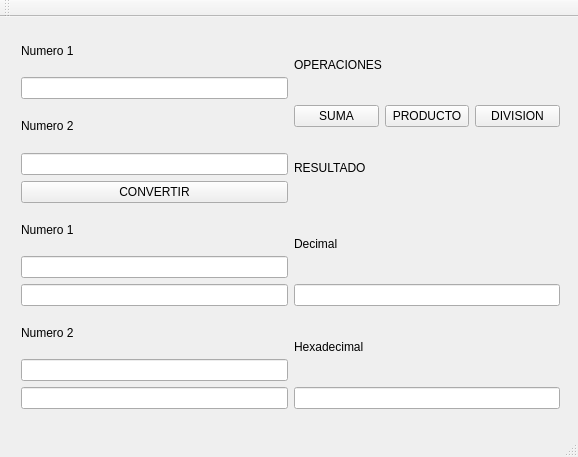
<?xml version="1.0" encoding="UTF-8"?>
<ui version="4.0">
 <class>coma_flotante</class>
 <widget class="QMainWindow" name="coma_flotante">
  <property name="geometry">
   <rect>
    <x>0</x>
    <y>0</y>
    <width>578</width>
    <height>457</height>
   </rect>
  </property>
  <property name="windowTitle">
   <string>coma_flotante</string>
  </property>
  <widget class="QWidget" name="centralWidget">
   <widget class="QWidget" name="horizontalLayoutWidget_3">
    <property name="geometry">
     <rect>
      <x>10</x>
      <y>2</y>
      <width>561</width>
      <height>401</height>
     </rect>
    </property>
    <layout class="QHBoxLayout" name="horizontalLayout_4">
     <item>
      <layout class="QGridLayout" name="gridLayout">
       <item row="0" column="0">
        <layout class="QVBoxLayout" name="verticalLayout_4">
         <item>
          <widget class="QLabel" name="label">
           <property name="text">
            <string>Numero 1</string>
           </property>
          </widget>
         </item>
         <item>
          <widget class="QLineEdit" name="numero1"/>
         </item>
         <item>
          <widget class="QLabel" name="label_2">
           <property name="text">
            <string>Numero 2</string>
           </property>
          </widget>
         </item>
         <item>
          <widget class="QLineEdit" name="numero2"/>
         </item>
         <item>
          <widget class="QPushButton" name="pushButton">
           <property name="text">
            <string>CONVERTIR</string>
           </property>
          </widget>
         </item>
         <item>
          <widget class="QLabel" name="label_3">
           <property name="text">
            <string>Numero 1</string>
           </property>
          </widget>
         </item>
         <item>
          <widget class="QLineEdit" name="numero1bin"/>
         </item>
         <item>
          <widget class="QLineEdit" name="numero1hex"/>
         </item>
         <item>
          <widget class="QLabel" name="label_4">
           <property name="text">
            <string>Numero 2</string>
           </property>
          </widget>
         </item>
         <item>
          <widget class="QLineEdit" name="numero2bin"/>
         </item>
         <item>
          <widget class="QLineEdit" name="numero2hex"/>
         </item>
         <item>
          <layout class="QFormLayout" name="formLayout_2"/>
         </item>
        </layout>
       </item>
       <item row="0" column="1">
        <layout class="QVBoxLayout" name="verticalLayout_3">
         <item>
          <widget class="QLabel" name="label_8">
           <property name="text">
            <string>OPERACIONES</string>
           </property>
          </widget>
         </item>
         <item>
          <layout class="QHBoxLayout" name="horizontalLayout_3">
           <item>
            <widget class="QPushButton" name="suma">
             <property name="text">
              <string>SUMA</string>
             </property>
            </widget>
           </item>
           <item>
            <widget class="QPushButton" name="prod">
             <property name="text">
              <string>PRODUCTO</string>
             </property>
            </widget>
           </item>
           <item>
            <widget class="QPushButton" name="division">
             <property name="text">
              <string>DIVISION</string>
             </property>
            </widget>
           </item>
          </layout>
         </item>
         <item>
          <widget class="QLabel" name="label_6">
           <property name="text">
            <string>RESULTADO</string>
           </property>
          </widget>
         </item>
         <item>
          <widget class="QLabel" name="label_5">
           <property name="text">
            <string>Decimal</string>
           </property>
          </widget>
         </item>
         <item>
          <widget class="QLineEdit" name="resdec"/>
         </item>
         <item>
          <widget class="QLabel" name="label_7">
           <property name="text">
            <string>Hexadecimal</string>
           </property>
          </widget>
         </item>
         <item>
          <widget class="QLineEdit" name="reshex"/>
         </item>
        </layout>
       </item>
      </layout>
     </item>
    </layout>
   </widget>
  </widget>
  <widget class="QMenuBar" name="menuBar">
   <property name="geometry">
    <rect>
     <x>0</x>
     <y>0</y>
     <width>578</width>
     <height>21</height>
    </rect>
   </property>
  </widget>
  <widget class="QToolBar" name="mainToolBar">
   <attribute name="toolBarArea">
    <enum>TopToolBarArea</enum>
   </attribute>
   <attribute name="toolBarBreak">
    <bool>false</bool>
   </attribute>
  </widget>
  <widget class="QStatusBar" name="statusBar"/>
 </widget>
 <layoutdefault spacing="6" margin="11"/>
 <resources/>
 <connections/>
</ui>
